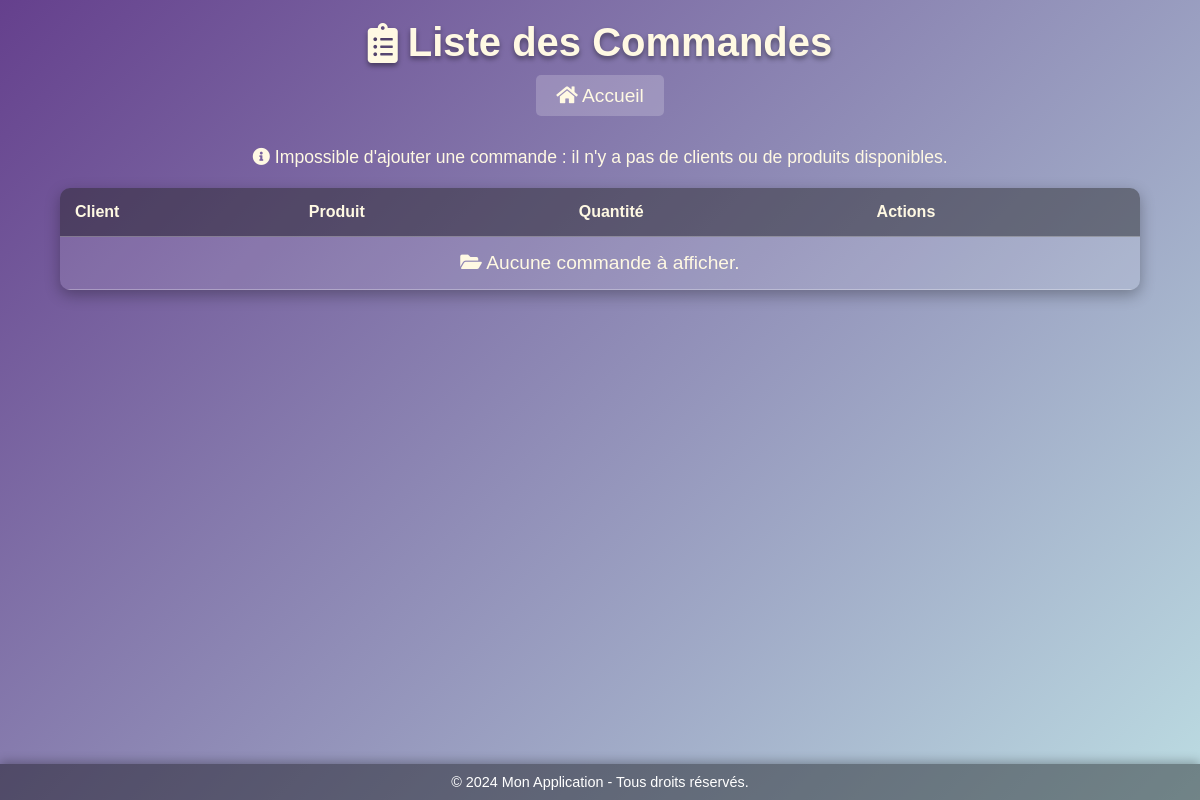
The app's page /commandes, older data.
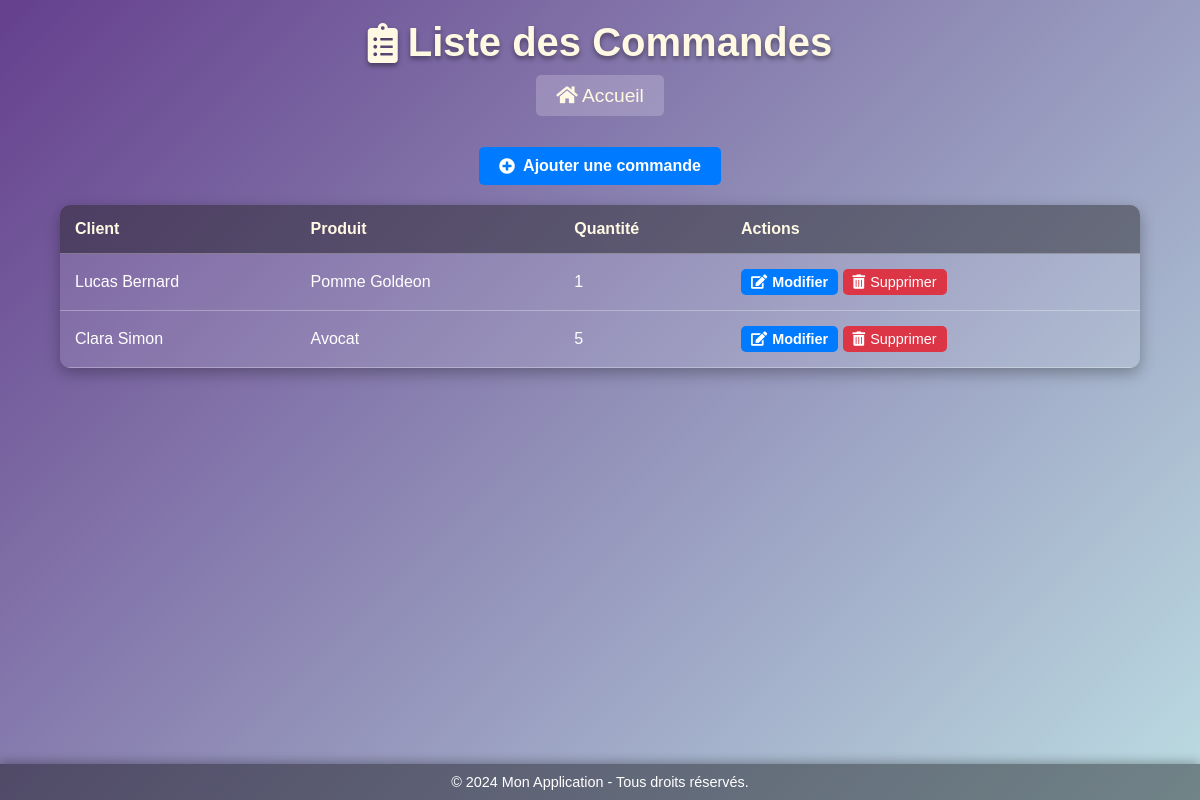
The same page, newer data.
### tables this page shows
CREATE TABLE commandes (
                    id INTEGER PRIMARY KEY AUTOINCREMENT,
                    client_id INTEGER NOT NULL,
                    produit_id INTEGER NOT NULL,
                    quantite INTEGER NOT NULL,
                    FOREIGN KEY (client_id) REFERENCES clients (id),
                    FOREIGN KEY (produit_id) REFERENCES produits (id)
                );

CREATE TABLE clients (
                    id INTEGER PRIMARY KEY AUTOINCREMENT,
                    nom TEXT NOT NULL,
                    email TEXT NOT NULL,
                    adresse TEXT NOT NULL
                );

CREATE TABLE produits (
                        id INTEGER PRIMARY KEY AUTOINCREMENT,
                        nom TEXT NOT NULL,
                        prix REAL NOT NULL, 
                        description TEXT NOT NULL,
                        stock INTEGER NOT NULL,
                        type_produit TEXT NOT NULL
                    );

### app.py (the view)
@app.route('/commandes')
def list_commandes():
    commande = Commande(client_id=None, produit_id=None, quantite=None)
    orders = commande.get_commandes_with_details()
    clients = Client("", "", "")
    clients = clients.get_clients()
    produits = Produit()
    produits = produits.get_products()
    return render_template('list_commandes.html',
                         orders=orders,
                         clients=clients,
                         produits=produits)

### gestion_produit.py (called while the page is built)
    def get_products(self):
        try:
            with sqlite3.connect("app_database.db") as connection:
                cursor = connection.cursor()
                cursor.execute("SELECT * FROM produits")
                produits = cursor.fetchall()
                return [Produit(nom=row[1], prix=row[2], description=row[3], stock=row[4], type_produit=row[5], id=row[0]) for row in produits]
        except sqlite3.Error as e:
            print(f"Erreur lors de la récupération des produits : {e}")
            return []

    def get_clients(self):
        with sqlite3.connect("app_database.db") as connection:
            cursor = connection.cursor()
            cursor.execute("SELECT id, nom, email FROM clients")
            return cursor.fetchall()

### templates/list_commandes.html (shortened to what this page needs)
<!DOCTYPE html>
<html lang="fr">
<head>
    <link href="https://cdnjs.cloudflare.com/ajax/libs/font-awesome/5.15.3/css/all.min.css" rel="stylesheet">
    <link rel="stylesheet" type="text/css" href="{{ url_for('static', filename='style_orders.css') }}">
</head>
<body>
    <header>
        <h1><i class="fas fa-clipboard-list"></i> Liste des Commandes</h1>
    </header>
    <div class="home-link">
        <a href="{{ url_for('dashboard') }}"><i class="fas fa-home"></i> Accueil</a>
    </div>
    <main>
        {% if clients and produits %}
            <div class="action-link">
                <a href="{{ url_for('add_order') }}" class="btn-primary">
                    <i class="fas fa-plus-circle"></i> Ajouter une commande
                </a>
            </div>
        {% else %}
            <p class="info-message">
                <i class="fas fa-info-circle"></i> Impossible d'ajouter une commande : il n'y a pas de clients ou de produits disponibles.
            </p>
        {% endif %}
        <table>
            <thead>
                <tr>
                    <th>Client</th>
                    <th>Produit</th>
                    <th>Quantité</th>
                    <th>Actions</th>
                </tr>
            </thead>
            <tbody>
                {% if orders %}
                    {% for order in orders %}
                        <tr>
                            <td>{{ order[1] }}</td>
                            <td>{{ order[2] }}</td>
                            <td>{{ order[3] }}</td>
                            <td class="action-buttons">
                                <a href="{{ url_for('edit_order', order_id=order[0]) }}" class="btn-action btn-primary">
                                    <i class="fas fa-edit"></i> Modifier
                                </a>
                            <form method="POST" action="{{ url_for('delete_order', order_id=order[0]) }}" style="display:inline;">
                                <button type="submit" class="btn-action btn-danger" onclick="return confirm('Êtes-vous sûr de vouloir supprimer cette commande ?');">
                                    <i class="fas fa-trash-alt"></i> Supprimer
                                </button>
                            </form>
                            </td>
                        </tr>
                    {% endfor %}
                {% else %}
                    <tr>
                        <td colspan="4" class="no-data">
                            <i class="fas fa-folder-open"></i> Aucune commande à afficher.
                        </td>
                    </tr>
                {% endif %}
            </tbody>
        </table>
    </main>
    <footer>
        &copy; 2024 Mon Application - Tous droits réservés.
    </footer>
</body>
</html>

Row changes from the older to the newer data that the page shows:
added commandes: nom "Lucas Bernard", nom "Pomme Goldeon", quantite "1"
added commandes: nom "Clara Simon", nom "Avocat", quantite "5"
Text that changed along with them:
text no longer shown: "Impossible d'ajouter une commande : il n'y a pas de clients ou de produits disponibles. Aucune commande à afficher."
text now shown: "Ajouter une commande"
